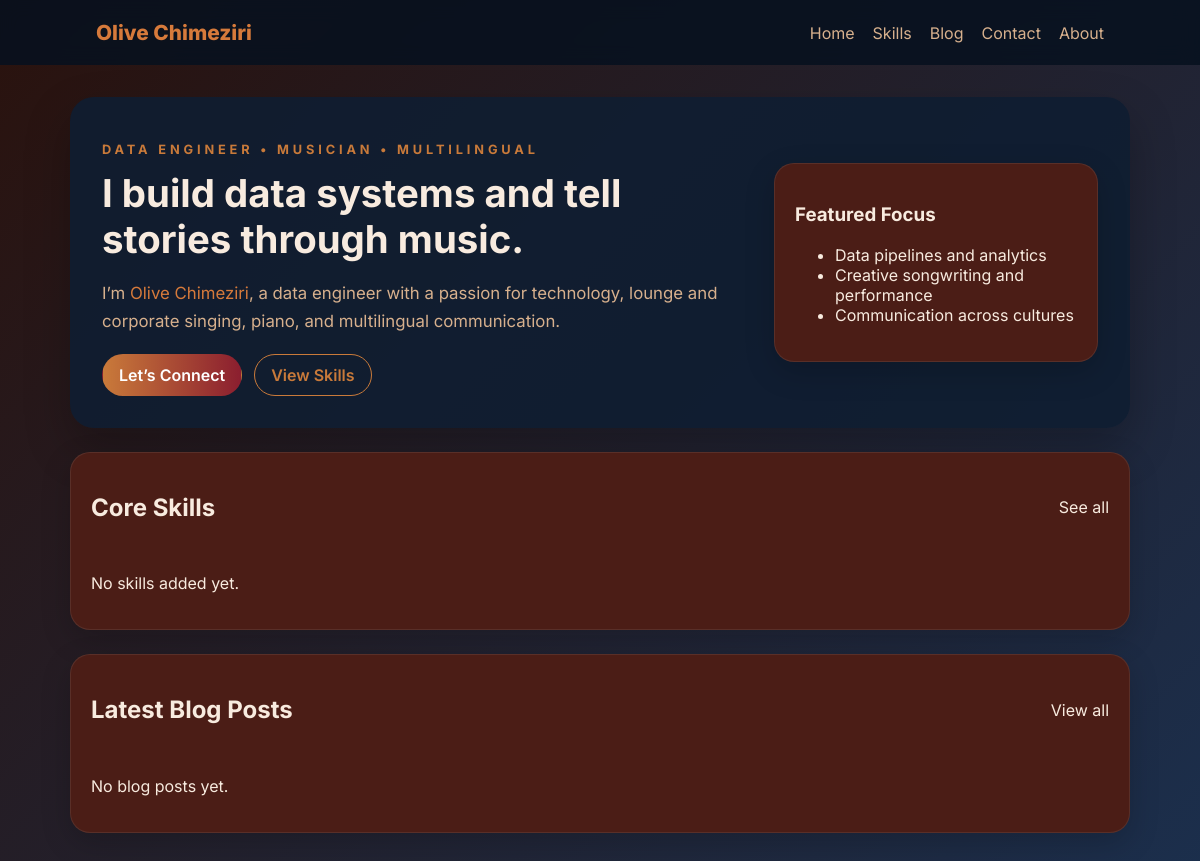
Before: / with the older database file.
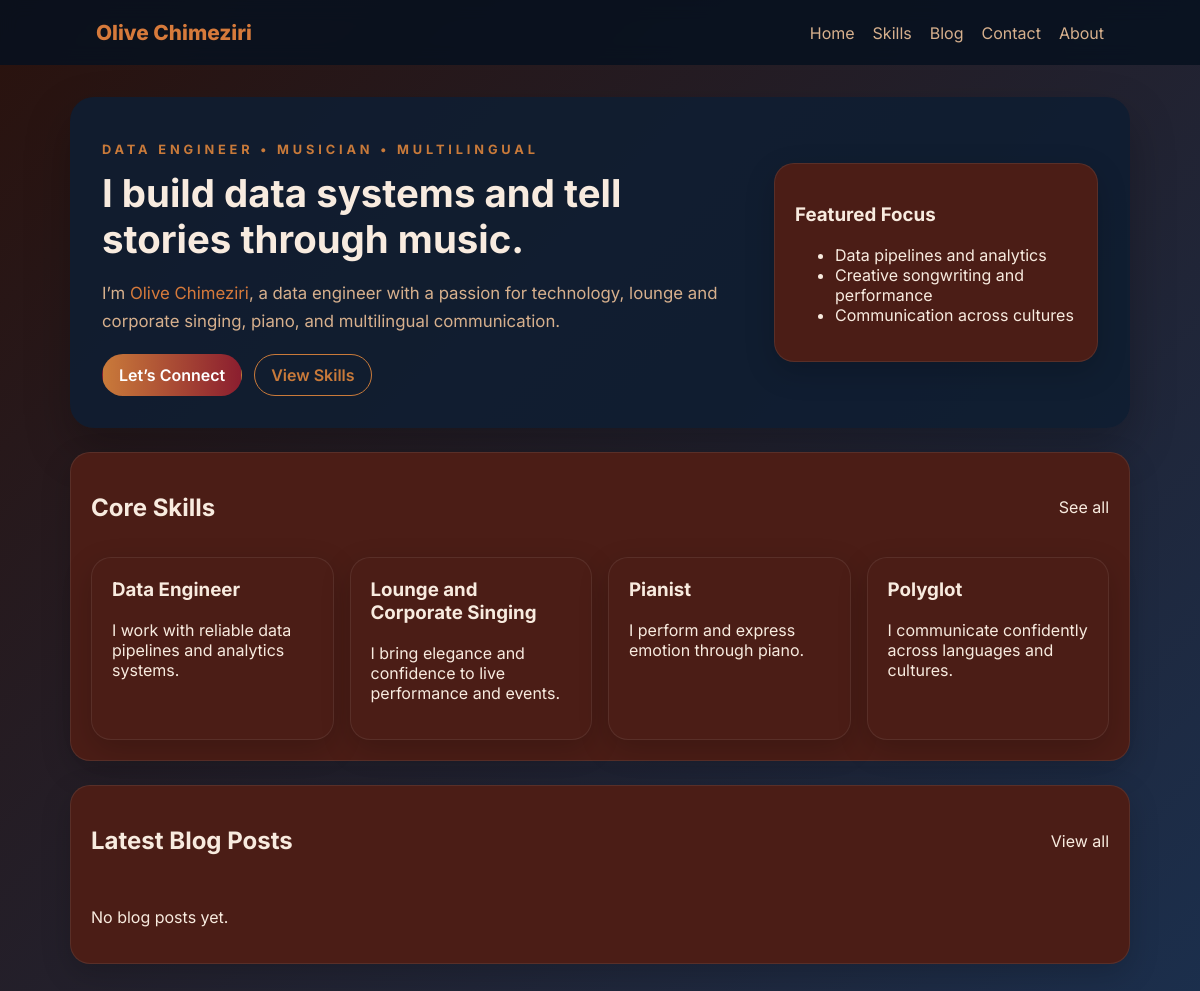
After: the same page with the newer database file.
### todo/models.py (models this page shows, shortened)
class Skill(models.Model):
    name = models.CharField(max_length=100)
    description = models.TextField(blank=True)
    created_at = models.DateTimeField(auto_now_add=True)
    class Meta:
        ordering = ["name"]

### todo/views.py (the view)
# urls.py: path("", views.home, name="home"),
def home(request):
    skills = Skill.objects.all()[:4]
    posts = BlogPost.objects.all()[:3]
    return render(request, "home.html", {"skills": skills, "posts": posts})

### templates/home.html (shortened to what this page needs)
{% extends 'base.html' %}
{% block content %}
<section class="hero">
    <div>
        <p class="eyebrow">DATA ENGINEER • MUSICIAN • MULTILINGUAL</p>
        <h1>I build data systems and tell stories through music.</h1>
        <p class="lead">I’m <span class="name-accent">Olive Chimeziri</span>, a data engineer with a passion for technology, lounge and corporate singing, piano, and multilingual communication.</p>
        <div class="hero-actions">
            <a class="btn btn-primary" href="{% url 'contact' %}">Let’s Connect</a>
            <a class="btn btn-secondary" href="{% url 'skills' %}">View Skills</a>
        </div>
    </div>
    <div class="hero-card">
        <h3>Featured Focus</h3>
        <ul>
            <li>Data pipelines and analytics</li>
            <li>Creative songwriting and performance</li>
            <li>Communication across cultures</li>
        </ul>
    </div>
</section>
<section class="section-block">
    <div class="section-title-row">
        <h2>Core Skills</h2>
        <a href="{% url 'skills' %}">See all</a>
    </div>
    <div class="cards-grid">
        {% for skill in skills %}
            <div class="card">
                <h3>{{ skill.name }}</h3>
                <p>{{ skill.description }}</p>
            </div>
        {% empty %}
            <p>No skills added yet.</p>
        {% endfor %}
    </div>
</section>
<section class="section-block">
    <div class="section-title-row">
        <h2>Latest Blog Posts</h2>
        <a href="{% url 'blog_list' %}">View all</a>
    </div>
    <div class="cards-grid">
        {% for post in posts %}
            <div class="card">
                <h3>{{ post.title }}</h3>
                <p>{{ post.content|truncatewords:20 }}</p>
                <small>{{ post.created_at|date:"M d, Y" }}</small>
            </div>
        {% empty %}
            <p>No blog posts yet.</p>
        {% endfor %}
    </div>
</section>
{% endblock %}

### templates/base.html (shortened to what this page needs)
{% load static %}
<!DOCTYPE html>
<html lang="en">
<head>
    <link rel="stylesheet" href="{% static 'css/style.css' %}">
</head>
<body>
    <nav class="navbar">
        <a href="{% url 'home' %}" class="logo"><span class="name-accent">Olive Chimeziri</span></a>
        <div class="nav-links">
            <a href="{% url 'home' %}">Home</a>
            <a href="{% url 'skills' %}">Skills</a>
            <a href="{% url 'blog_list' %}">Blog</a>
            <a href="{% url 'contact' %}">Contact</a>
            <a href="{% url 'about' %}">About</a>
        </div>
    </nav>
    <main class="container">
        {% block content %}{% endblock %}
    </main>
</body>
</html>

### static/css/style.css (style rules this page uses)
:root { --bg: #2a120d; --panel: #4b1d16; --panel-2: #6b2a1c; --text: #f8ebdf; --muted: #d7b08d; --accent: #c97a3a; --accent-2: #8b1e2f; --danger: #a33b3b; }
* { box-sizing: border-box; }
body { margin: 0; font-family: 'Inter', sans-serif; background: linear-gradient(135deg, var(--bg), #1b2f4d); color: var(--text); min-height: 100vh; }
a { color: inherit; text-decoration: none; }
.navbar { display: flex; justify-content: space-between; align-items: center; padding: 20px 8%; background: rgba(7, 17, 31, 0.85); backdrop-filter: blur(10px); position: sticky; top: 0; z-index: 10; }
.logo { font-size: 1.3rem; font-weight: 800; color: var(--accent); }
.name-accent { color: #d67a3b; }
.nav-links { display: flex; gap: 18px; color: var(--muted); }
.container { max-width: 1100px; margin: 0 auto; padding: 32px 20px 60px; }
.hero { display: grid; grid-template-columns: 2fr 1fr; gap: 24px; align-items: center; padding: 32px; background: rgba(15, 29, 49, 0.9); border-radius: 24px; box-shadow: 0 20px 45px rgba(0,0,0,0.25); }
.eyebrow { color: var(--accent); text-transform: uppercase; letter-spacing: .3em; font-size: .8rem; font-weight: 700; }
.hero h1 { font-size: 2.4rem; line-height: 1.2; margin: 8px 0 12px; }
.lead { color: var(--muted); font-size: 1.05rem; line-height: 1.7; }
.hero-actions, .card-actions { display: flex; flex-wrap: wrap; gap: 12px; margin-top: 18px; }
.btn { display: inline-block; padding: 10px 16px; border-radius: 999px; font-weight: 600; border: 1px solid transparent; }
.btn-primary { background: linear-gradient(90deg, var(--accent), var(--accent-2)); color: white; }
.btn-secondary { background: transparent; border-color: var(--accent); color: var(--accent); }
.hero-card, .card, .form-card, .section-block { background: var(--panel); border: 1px solid rgba(255,255,255,0.08); border-radius: 20px; padding: 20px; box-shadow: 0 10px 30px rgba(0,0,0,0.18); }
.cards-grid { display: grid; grid-template-columns: repeat(auto-fit, minmax(240px, 1fr)); gap: 16px; margin-top: 16px; }
.card h3, .section-block h1, .form-card h1 { margin-top: 0; }
.section-block { margin-top: 24px; }
.section-title-row { display: flex; justify-content: space-between; align-items: center; margin-bottom: 12px; }

Changed rows visible on the page:
added Skill: name "Data Engineer", description "I work with reliable data pipelines and analytics systems."
added Skill: name "Lounge and Corporate Singing", description "I bring elegance and confidence to live performance and events."
added Skill: name "Pianist", description "I perform and express emotion through piano."
added Skill: name "Polyglot", description "I communicate confidently across languages and cultures."
Other visible differences:
text no longer shown: "No skills added yet."
